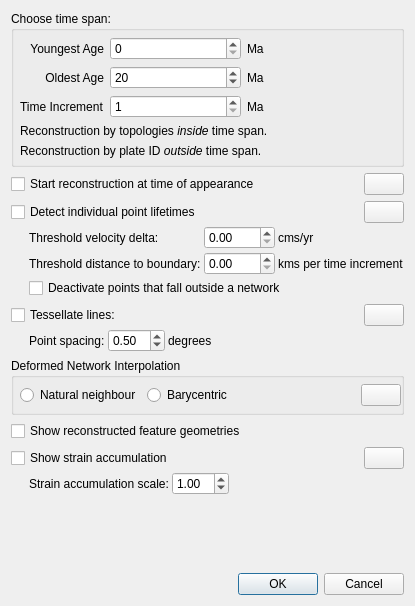
<?xml version="1.0" encoding="UTF-8"?>
<ui version="4.0">
 <class>SetTopologyReconstructionParametersDialog</class>
 <widget class="QDialog" name="SetTopologyReconstructionParametersDialog">
  <property name="windowModality">
   <enum>Qt::NonModal</enum>
  </property>
  <property name="geometry">
   <rect>
    <x>0</x>
    <y>0</y>
    <width>392</width>
    <height>606</height>
   </rect>
  </property>
  <property name="windowTitle">
   <string>Set Topology Reconstruction Parameters</string>
  </property>
  <layout class="QVBoxLayout" name="verticalLayout_3">
   <item>
    <widget class="QGroupBox" name="time_span_group_box">
     <property name="title">
      <string>Choose time span:</string>
     </property>
     <layout class="QVBoxLayout" name="verticalLayout">
      <property name="spacing">
       <number>6</number>
      </property>
      <property name="leftMargin">
       <number>6</number>
      </property>
      <property name="topMargin">
       <number>6</number>
      </property>
      <property name="rightMargin">
       <number>6</number>
      </property>
      <property name="bottomMargin">
       <number>6</number>
      </property>
      <item>
       <layout class="QGridLayout" name="gridLayout">
        <item row="0" column="0">
         <widget class="QLabel" name="label_start">
          <property name="text">
           <string>Youngest Age</string>
          </property>
          <property name="alignment">
           <set>Qt::AlignRight|Qt::AlignTrailing|Qt::AlignVCenter</set>
          </property>
         </widget>
        </item>
        <item row="0" column="1">
         <layout class="QHBoxLayout" name="horizontalLayout">
          <item>
           <widget class="QDoubleSpinBox" name="spinbox_end_time">
            <property name="sizePolicy">
             <sizepolicy hsizetype="MinimumExpanding" vsizetype="Fixed">
              <horstretch>0</horstretch>
              <verstretch>0</verstretch>
             </sizepolicy>
            </property>
            <property name="decimals">
             <number>0</number>
            </property>
            <property name="maximum">
             <double>10000.000000000000000</double>
            </property>
           </widget>
          </item>
          <item>
           <widget class="QLabel" name="label_begin">
            <property name="text">
             <string>Ma</string>
            </property>
           </widget>
          </item>
          <item>
           <spacer name="horizontalSpacer">
            <property name="orientation">
             <enum>Qt::Horizontal</enum>
            </property>
            <property name="sizeHint" stdset="0">
             <size>
              <width>40</width>
              <height>20</height>
             </size>
            </property>
           </spacer>
          </item>
         </layout>
        </item>
        <item row="1" column="0">
         <widget class="QLabel" name="label_final">
          <property name="text">
           <string>Oldest Age</string>
          </property>
          <property name="alignment">
           <set>Qt::AlignRight|Qt::AlignTrailing|Qt::AlignVCenter</set>
          </property>
         </widget>
        </item>
        <item row="1" column="1">
         <layout class="QHBoxLayout" name="horizontalLayout_2">
          <item>
           <widget class="QDoubleSpinBox" name="spinbox_begin_time">
            <property name="sizePolicy">
             <sizepolicy hsizetype="MinimumExpanding" vsizetype="Fixed">
              <horstretch>0</horstretch>
              <verstretch>0</verstretch>
             </sizepolicy>
            </property>
            <property name="decimals">
             <number>0</number>
            </property>
            <property name="minimum">
             <double>1.000000000000000</double>
            </property>
            <property name="maximum">
             <double>10000.000000000000000</double>
            </property>
            <property name="value">
             <double>20.000000000000000</double>
            </property>
           </widget>
          </item>
          <item>
           <widget class="QLabel" name="label_end">
            <property name="text">
             <string>Ma</string>
            </property>
           </widget>
          </item>
          <item>
           <spacer name="horizontalSpacer_2">
            <property name="orientation">
             <enum>Qt::Horizontal</enum>
            </property>
            <property name="sizeHint" stdset="0">
             <size>
              <width>40</width>
              <height>20</height>
             </size>
            </property>
           </spacer>
          </item>
         </layout>
        </item>
        <item row="2" column="0">
         <widget class="QLabel" name="label_increment">
          <property name="text">
           <string>Time Increment</string>
          </property>
         </widget>
        </item>
        <item row="2" column="1">
         <layout class="QHBoxLayout" name="horizontalLayout_3">
          <item>
           <widget class="QDoubleSpinBox" name="spinbox_time_increment">
            <property name="sizePolicy">
             <sizepolicy hsizetype="MinimumExpanding" vsizetype="Fixed">
              <horstretch>0</horstretch>
              <verstretch>0</verstretch>
             </sizepolicy>
            </property>
            <property name="decimals">
             <number>0</number>
            </property>
            <property name="minimum">
             <double>1.000000000000000</double>
            </property>
            <property name="maximum">
             <double>1000.000000000000000</double>
            </property>
            <property name="value">
             <double>1.000000000000000</double>
            </property>
           </widget>
          </item>
          <item>
           <widget class="QLabel" name="label_delta_t">
            <property name="text">
             <string>Ma</string>
            </property>
           </widget>
          </item>
          <item>
           <spacer name="horizontalSpacer_4">
            <property name="orientation">
             <enum>Qt::Horizontal</enum>
            </property>
            <property name="sizeHint" stdset="0">
             <size>
              <width>40</width>
              <height>20</height>
             </size>
            </property>
           </spacer>
          </item>
         </layout>
        </item>
       </layout>
      </item>
      <item>
       <widget class="QLabel" name="label">
        <property name="text">
         <string>&lt;html&gt;&lt;head/&gt;&lt;body&gt;&lt;p&gt;Reconstruction by topologies &lt;span style=&quot; font-style:italic;&quot;&gt;inside&lt;/span&gt; time span.&lt;/p&gt;&lt;/body&gt;&lt;/html&gt;</string>
        </property>
       </widget>
      </item>
      <item>
       <widget class="QLabel" name="label_7">
        <property name="text">
         <string>&lt;html&gt;&lt;head/&gt;&lt;body&gt;&lt;p&gt;Reconstruction by plate ID &lt;span style=&quot; font-style:italic;&quot;&gt;outside&lt;/span&gt; time span.&lt;/p&gt;&lt;/body&gt;&lt;/html&gt;</string>
        </property>
       </widget>
      </item>
     </layout>
    </widget>
   </item>
   <item>
    <layout class="QHBoxLayout" name="start_reconstruction_at_time_of_appearance_layout">
     <item>
      <widget class="QCheckBox" name="start_reconstruction_at_time_of_appearance_checkbox">
       <property name="text">
        <string>Start reconstruction at time of appearance</string>
       </property>
      </widget>
     </item>
     <item>
      <spacer name="horizontalSpacer_12">
       <property name="orientation">
        <enum>Qt::Horizontal</enum>
       </property>
       <property name="sizeHint" stdset="0">
        <size>
         <width>40</width>
         <height>20</height>
        </size>
       </property>
      </spacer>
     </item>
     <item>
      <widget class="QPushButton" name="push_button_help_start_reconstruction_at_time_of_appearance">
       <property name="text">
        <string/>
       </property>
       <property name="icon">
        <iconset resource="../qt-resources/qt_resources.qrc">
         <normaloff>:/human_help_browser_16.png</normaloff>:/human_help_browser_16.png</iconset>
       </property>
      </widget>
     </item>
    </layout>
   </item>
   <item>
    <layout class="QVBoxLayout" name="detect_lifetime">
     <property name="spacing">
      <number>3</number>
     </property>
     <item>
      <layout class="QHBoxLayout" name="horizontalLayout_9">
       <property name="spacing">
        <number>3</number>
       </property>
       <item>
        <widget class="QCheckBox" name="enable_detect_lifetime_check_box">
         <property name="text">
          <string>Detect individual point lifetimes</string>
         </property>
        </widget>
       </item>
       <item>
        <spacer name="horizontalSpacer_8">
         <property name="orientation">
          <enum>Qt::Horizontal</enum>
         </property>
         <property name="sizeHint" stdset="0">
          <size>
           <width>188</width>
           <height>20</height>
          </size>
         </property>
        </spacer>
       </item>
       <item>
        <widget class="QPushButton" name="push_button_help_detect_lifetimes">
         <property name="text">
          <string/>
         </property>
         <property name="icon">
          <iconset resource="../qt-resources/qt_resources.qrc">
           <normaloff>:/human_help_browser_16.png</normaloff>:/human_help_browser_16.png</iconset>
         </property>
        </widget>
       </item>
      </layout>
     </item>
     <item>
      <widget class="QWidget" name="detect_lifetime_widget" native="true">
       <layout class="QVBoxLayout" name="verticalLayout_4">
        <property name="spacing">
         <number>3</number>
        </property>
        <property name="leftMargin">
         <number>18</number>
        </property>
        <property name="topMargin">
         <number>0</number>
        </property>
        <property name="rightMargin">
         <number>0</number>
        </property>
        <property name="bottomMargin">
         <number>0</number>
        </property>
        <item>
         <layout class="QGridLayout" name="gridLayout_2">
          <property name="spacing">
           <number>3</number>
          </property>
          <item row="4" column="1">
           <widget class="QDoubleSpinBox" name="detect_lifetime_threshold_distance_to_boundary_spin_box">
            <property name="decimals">
             <number>2</number>
            </property>
            <property name="maximum">
             <double>1000.000000000000000</double>
            </property>
            <property name="singleStep">
             <double>10.000000000000000</double>
            </property>
           </widget>
          </item>
          <item row="4" column="3">
           <spacer name="horizontalSpacer_9">
            <property name="orientation">
             <enum>Qt::Horizontal</enum>
            </property>
            <property name="sizeHint" stdset="0">
             <size>
              <width>40</width>
              <height>20</height>
             </size>
            </property>
           </spacer>
          </item>
          <item row="2" column="0">
           <widget class="QLabel" name="label_5">
            <property name="text">
             <string>Threshold velocity delta:</string>
            </property>
           </widget>
          </item>
          <item row="2" column="1">
           <widget class="QDoubleSpinBox" name="detect_lifetime_threshold_velocity_delta_spin_box">
            <property name="maximum">
             <double>100.000000000000000</double>
            </property>
            <property name="singleStep">
             <double>0.100000000000000</double>
            </property>
           </widget>
          </item>
          <item row="2" column="3">
           <spacer name="horizontalSpacer_10">
            <property name="orientation">
             <enum>Qt::Horizontal</enum>
            </property>
            <property name="sizeHint" stdset="0">
             <size>
              <width>40</width>
              <height>20</height>
             </size>
            </property>
           </spacer>
          </item>
          <item row="4" column="0">
           <widget class="QLabel" name="label_3">
            <property name="text">
             <string>Threshold distance to boundary:</string>
            </property>
           </widget>
          </item>
          <item row="4" column="2">
           <widget class="QLabel" name="label_4">
            <property name="text">
             <string>kms per time increment</string>
            </property>
           </widget>
          </item>
          <item row="2" column="2">
           <widget class="QLabel" name="label_6">
            <property name="text">
             <string>cms/yr</string>
            </property>
           </widget>
          </item>
         </layout>
        </item>
        <item>
         <layout class="QHBoxLayout" name="horizontalLayout_14">
          <property name="spacing">
           <number>3</number>
          </property>
          <item>
           <widget class="QCheckBox" name="deactivate_points_that_fall_outside_a_network_checkbox">
            <property name="text">
             <string>Deactivate points that fall outside a network</string>
            </property>
           </widget>
          </item>
          <item>
           <spacer name="horizontalSpacer_17">
            <property name="orientation">
             <enum>Qt::Horizontal</enum>
            </property>
            <property name="sizeHint" stdset="0">
             <size>
              <width>40</width>
              <height>20</height>
             </size>
            </property>
           </spacer>
          </item>
         </layout>
        </item>
       </layout>
      </widget>
     </item>
    </layout>
   </item>
   <item>
    <layout class="QVBoxLayout" name="tessellate_lines_layout">
     <property name="spacing">
      <number>3</number>
     </property>
     <item>
      <layout class="QHBoxLayout" name="horizontalLayout_7">
       <property name="spacing">
        <number>3</number>
       </property>
       <item>
        <widget class="QCheckBox" name="enable_line_tessellation_degrees_check_box">
         <property name="text">
          <string>Tessellate lines:</string>
         </property>
        </widget>
       </item>
       <item>
        <spacer name="horizontalSpacer_6">
         <property name="orientation">
          <enum>Qt::Horizontal</enum>
         </property>
         <property name="sizeHint" stdset="0">
          <size>
           <width>28</width>
           <height>17</height>
          </size>
         </property>
        </spacer>
       </item>
       <item>
        <widget class="QPushButton" name="push_button_help_tessellate_lines">
         <property name="text">
          <string/>
         </property>
         <property name="icon">
          <iconset resource="../qt-resources/qt_resources.qrc">
           <normaloff>:/human_help_browser_16.png</normaloff>:/human_help_browser_16.png</iconset>
         </property>
        </widget>
       </item>
      </layout>
     </item>
     <item>
      <widget class="QWidget" name="line_tessellation_widget" native="true">
       <layout class="QHBoxLayout" name="horizontalLayout_5">
        <property name="spacing">
         <number>3</number>
        </property>
        <property name="leftMargin">
         <number>18</number>
        </property>
        <property name="topMargin">
         <number>0</number>
        </property>
        <property name="rightMargin">
         <number>0</number>
        </property>
        <property name="bottomMargin">
         <number>0</number>
        </property>
        <item>
         <widget class="QLabel" name="label_2">
          <property name="text">
           <string>Point spacing:</string>
          </property>
         </widget>
        </item>
        <item>
         <widget class="QDoubleSpinBox" name="line_tessellation_degrees_spinbox">
          <property name="keyboardTracking">
           <bool>false</bool>
          </property>
          <property name="minimum">
           <double>0.010000000000000</double>
          </property>
          <property name="maximum">
           <double>90.000000000000000</double>
          </property>
          <property name="singleStep">
           <double>0.100000000000000</double>
          </property>
          <property name="value">
           <double>0.500000000000000</double>
          </property>
         </widget>
        </item>
        <item>
         <widget class="QLabel" name="line_tessellation_degrees_label">
          <property name="text">
           <string>degrees</string>
          </property>
         </widget>
        </item>
        <item>
         <spacer name="horizontalSpacer_7">
          <property name="orientation">
           <enum>Qt::Horizontal</enum>
          </property>
          <property name="sizeHint" stdset="0">
           <size>
            <width>40</width>
            <height>20</height>
           </size>
          </property>
         </spacer>
        </item>
       </layout>
      </widget>
     </item>
    </layout>
   </item>
   <item>
    <widget class="QGroupBox" name="deformed_network_interpolation_group_box">
     <property name="title">
      <string>Deformed Network Interpolation</string>
     </property>
     <layout class="QHBoxLayout" name="horizontalLayout_8">
      <property name="leftMargin">
       <number>6</number>
      </property>
      <property name="topMargin">
       <number>6</number>
      </property>
      <property name="rightMargin">
       <number>0</number>
      </property>
      <property name="bottomMargin">
       <number>6</number>
      </property>
      <item>
       <widget class="QRadioButton" name="natural_neighbour_radio_button">
        <property name="text">
         <string>Natural neighbour</string>
        </property>
       </widget>
      </item>
      <item>
       <widget class="QRadioButton" name="barycentric_radio_button">
        <property name="text">
         <string>Barycentric</string>
        </property>
       </widget>
      </item>
      <item>
       <spacer name="horizontalSpacer_13">
        <property name="orientation">
         <enum>Qt::Horizontal</enum>
        </property>
        <property name="sizeHint" stdset="0">
         <size>
          <width>40</width>
          <height>20</height>
         </size>
        </property>
       </spacer>
      </item>
      <item>
       <widget class="QPushButton" name="push_button_help_deformed_network_interpolation">
        <property name="text">
         <string/>
        </property>
        <property name="icon">
         <iconset resource="../qt-resources/qt_resources.qrc">
          <normaloff>:/human_help_browser_16.png</normaloff>:/human_help_browser_16.png</iconset>
        </property>
       </widget>
      </item>
     </layout>
    </widget>
   </item>
   <item>
    <layout class="QHBoxLayout" name="show_reconstructed_feature_geometries_layout">
     <item>
      <widget class="QCheckBox" name="show_reconstructed_feature_geometries_checkbox">
       <property name="text">
        <string>Show reconstructed feature geometries</string>
       </property>
      </widget>
     </item>
     <item>
      <spacer name="horizontalSpacer_11">
       <property name="orientation">
        <enum>Qt::Horizontal</enum>
       </property>
       <property name="sizeHint" stdset="0">
        <size>
         <width>40</width>
         <height>20</height>
        </size>
       </property>
      </spacer>
     </item>
    </layout>
   </item>
   <item>
    <widget class="QWidget" name="show_strain_accumulation_group_widget" native="true">
     <layout class="QVBoxLayout" name="verticalLayout_2">
      <property name="spacing">
       <number>3</number>
      </property>
      <property name="leftMargin">
       <number>0</number>
      </property>
      <property name="topMargin">
       <number>0</number>
      </property>
      <property name="rightMargin">
       <number>0</number>
      </property>
      <property name="bottomMargin">
       <number>0</number>
      </property>
      <item>
       <layout class="QHBoxLayout" name="horizontalLayout_4">
        <item>
         <widget class="QCheckBox" name="show_strain_accumulation_checkbox">
          <property name="text">
           <string>Show strain accumulation</string>
          </property>
         </widget>
        </item>
        <item>
         <spacer name="horizontalSpacer_5">
          <property name="orientation">
           <enum>Qt::Horizontal</enum>
          </property>
          <property name="sizeHint" stdset="0">
           <size>
            <width>40</width>
            <height>20</height>
           </size>
          </property>
         </spacer>
        </item>
        <item>
         <widget class="QPushButton" name="push_button_help_strain_accumulation">
          <property name="text">
           <string/>
          </property>
          <property name="icon">
           <iconset resource="../qt-resources/qt_resources.qrc">
            <normaloff>:/human_help_browser_16.png</normaloff>:/human_help_browser_16.png</iconset>
          </property>
         </widget>
        </item>
       </layout>
      </item>
      <item>
       <widget class="QWidget" name="strain_accumulation_widget" native="true">
        <layout class="QHBoxLayout" name="horizontalLayout_6">
         <property name="spacing">
          <number>3</number>
         </property>
         <property name="leftMargin">
          <number>18</number>
         </property>
         <property name="topMargin">
          <number>0</number>
         </property>
         <property name="rightMargin">
          <number>0</number>
         </property>
         <property name="bottomMargin">
          <number>0</number>
         </property>
         <item>
          <widget class="QLabel" name="strain_accumulation_scale_label">
           <property name="text">
            <string>Strain accumulation scale:</string>
           </property>
          </widget>
         </item>
         <item>
          <widget class="QDoubleSpinBox" name="strain_accumulation_scale_spinbox">
           <property name="singleStep">
            <double>0.200000000000000</double>
           </property>
           <property name="value">
            <double>1.000000000000000</double>
           </property>
          </widget>
         </item>
         <item>
          <spacer name="horizontalSpacer_3">
           <property name="orientation">
            <enum>Qt::Horizontal</enum>
           </property>
           <property name="sizeHint" stdset="0">
            <size>
             <width>40</width>
             <height>20</height>
            </size>
           </property>
          </spacer>
         </item>
        </layout>
       </widget>
      </item>
     </layout>
    </widget>
   </item>
   <item>
    <spacer>
     <property name="orientation">
      <enum>Qt::Vertical</enum>
     </property>
     <property name="sizeHint" stdset="0">
      <size>
       <width>374</width>
       <height>16</height>
      </size>
     </property>
    </spacer>
   </item>
   <item>
    <widget class="QDialogButtonBox" name="main_buttonbox">
     <property name="standardButtons">
      <set>QDialogButtonBox::Cancel|QDialogButtonBox::Ok</set>
     </property>
    </widget>
   </item>
  </layout>
 </widget>
 <resources>
  <include location="../qt-resources/qt_resources.qrc"/>
 </resources>
 <connections/>
</ui>
